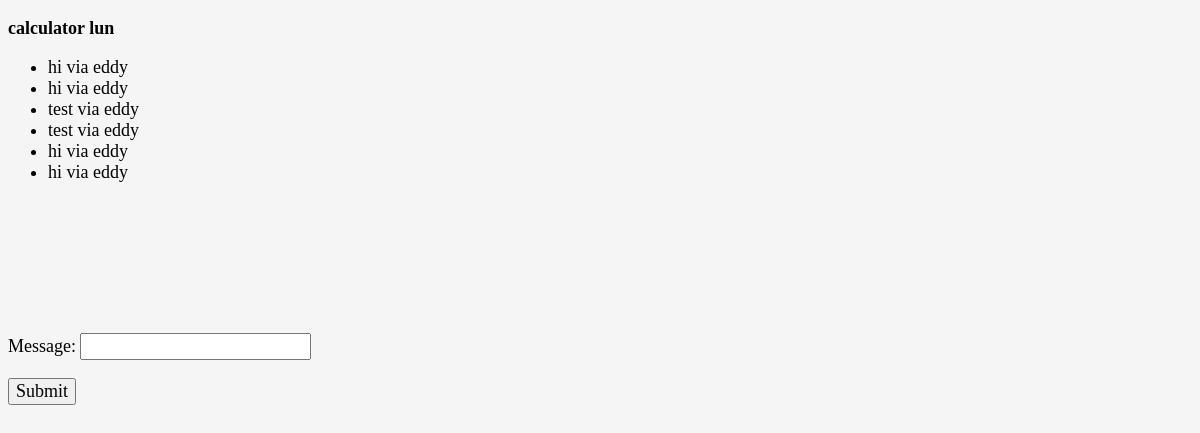
The page /messages/lun/36/ (signed in) on the database its author committed.
### chat/models.py (models this page shows, shortened)
class Thread(models.Model):
    first = models.ForeignKey(settings.AUTH_USER_MODEL, on_delete=models.CASCADE, related_name='chat_thread_first')
    second = models.ForeignKey(settings.AUTH_USER_MODEL, on_delete=models.CASCADE, related_name='chat_thread_second')
    updated = models.DateTimeField(auto_now=True)
    timestamp = models.DateTimeField(auto_now_add=True)
    item = models.ForeignKey(Item, blank=True, null=True, on_delete=models.PROTECT)
    objects = ThreadManager()

class ChatMessage(models.Model):
    thread = models.ForeignKey(Thread, null=True, blank=True, on_delete=models.SET_NULL)
    user = models.ForeignKey(settings.AUTH_USER_MODEL, verbose_name='sender', on_delete=models.CASCADE)
    message = models.TextField()
    timestamp = models.DateTimeField(auto_now_add=True)

### items/models.py (models this page shows, shortened)
class Item(models.Model):
    name = models.CharField(max_length=100, default=None, null=False)
    description = models.TextField(default=None, null=False)
    price = models.DecimalField(decimal_places=2, max_digits=10000, default=None, null=False)
    condition = models.TextField(default=None, null=False)
    createdDateTime = models.DateTimeField(default=timezone.now)
    seller = models.ForeignKey(User, blank=True, null=True, on_delete=models.CASCADE)
    displayPhoto = models.ImageField(upload_to='item_pics', blank=False, null=True)

### chat/views.py (the view, shortened to what this page needs)
# urls.py: re_path(r"^(?P<username>[\w.@+-]+)/(?P<itemID>\d+)", ThreadView.as_view()),
class ThreadView(LoginRequiredMixin, FormMixin, DetailView):
    template_name = 'chat/thread.html'
    form_class = ComposeForm
    success_url = './'
    def get_object(self):
        other_username = self.kwargs.get("username")
        itemID = self.kwargs.get("itemID")
        obj, created = Thread.objects.get_or_new(self.request.user, other_username, itemID)
        print(obj)
        if obj == None:
            raise Http404
        return obj
    def get_context_data(self, **kwargs):
        context = super().get_context_data(**kwargs)
        context['form'] = self.get_form()
        return context

### chat/forms.py
class ComposeForm(forms.Form):
    message = forms.CharField(
        widget=forms.TextInput(
            attrs={"class": "form-control"}
        )
    )

### chat/models.py (called while the page is built, shortened)
    def get_or_new(self, user, other_username, itemID):  # get_or_create
        username = user.username
        if username == other_username:
            return None
        qlookup1 = Q(first__username=username) & Q(second__username=other_username) & Q(item__id=itemID)
        qlookup2 = Q(first__username=other_username) & Q(second__username=username) & Q(item__id=itemID)
        qs = self.get_queryset().filter(qlookup1 | qlookup2).distinct()
        if qs.count() == 1:
            return qs.first(), False
        elif qs.count() > 1:
            return qs.order_by('timestamp').first(), False

### chat/templates/chat/thread.html (shortened to what this page needs)
<!doctype html>
<html lang="en">
  <head>
    <link rel="stylesheet" href="https://unpkg.com/bootstrap-material-design@4.1.1/dist/css/bootstrap-material-design.min.css">
  </head>
  <body>
	<div class="container">
		<h3>{{object.item.name}} {% if user != object.first %}{{ object.first }}{% else %}{{ object.second }}{% endif %}</h3>
		<ul class="row list-group p-0" id='chat-items' style="margin-bottom: 150px;">
			{% for chat in object.chatmessage_set.all %}
			{% if chat.user == user %}
			<li id='send'class="m-1 list-group-item border col-5">{{ chat.message }} via {{ chat.user }}</li>
			{% else %}
			<li id='receive' class="m-1 list-group-item border col-5 ml-auto">{{ chat.message }} via {{ chat.user }}</li>
			{% endif %}
			{% endfor %}
		</ul>
		<form class="fixed-bottom bg-light m-0" id='form' method='POST'> {% csrf_token %}
			{{form.as_p }}
			<input type='submit' class='btn btn-primary'/>
		</form>
	</div>
	</body>
</html>

### chat/templates/chat/thread.html (style rules this page uses)
* { font-family: Calibri; font-size: 18px; }
*, *:before, *:after { box-sizing: border-box; }
body { background: whitesmoke; }
#send { border: 2px; border-radius: 10px; }

### rows shown on the page
Thread: item.name "calculator", second "lun"
ChatMessage: message "hi", user "eddy"
ChatMessage: message "hi", user "eddy"
ChatMessage: message "test", user "eddy"
ChatMessage: message "test", user "eddy"
ChatMessage: message "hi", user "eddy"
ChatMessage: message "hi", user "eddy"
